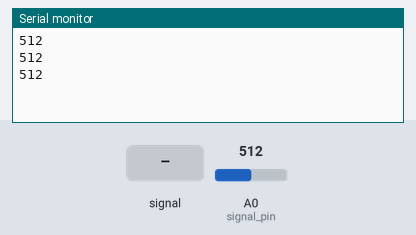
Recording of a sketch running on a simulated Arduino Uno, built with avr-gcc and run on an emulated ATmega328P. Parts: the last lines printed to the serial monitor. Inputs (shaded band) come from the test bench; at power-on: A0 (signal_pin) = 512.

Above: at 1.3 s.
1.4 s: A0 (signal_pin) fed a 200 Hz sine of ±81 counts around its level
At 1.9 s:
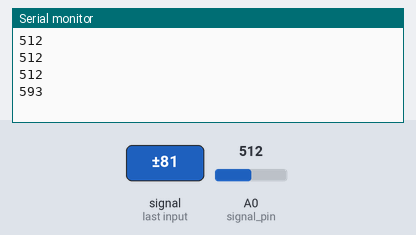
2.9 s: A0 (signal_pin) set to 716
At 3.4 s:
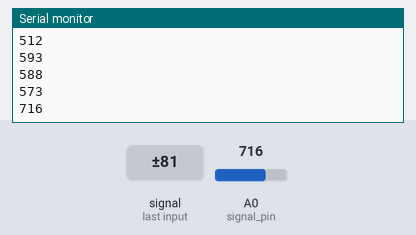
4.4 s: A0 (signal_pin) fed a 1000 Hz sine of ±255 counts around its level
At 4.9 s:
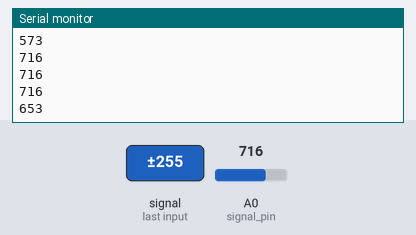
5.9 s: A0 (signal_pin) set to 900
At 6.4 s:
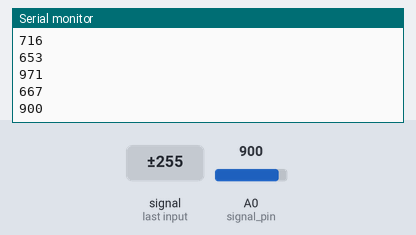
Timing chart, 0 to 8.4 s (numbered marks = the images above; inputs shaded):
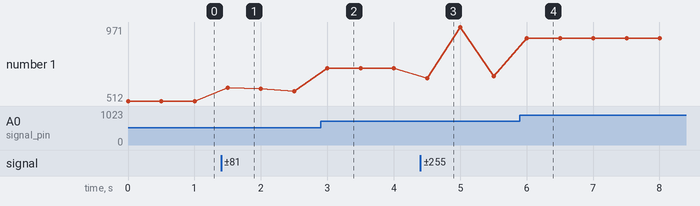

Measured:
- after the input at 1.4 s, the serial monitor: prints a new line after 0.10 s (image 1)
- after the input at 2.9 s, the serial monitor: prints a new line after 0.10 s (image 2)
- after the input at 4.4 s, the serial monitor: prints a new line after 0.10 s (image 3)
- after the input at 5.9 s, the serial monitor: prints a new line after 0.10 s (image 4)
- plotted number 1: 512 → 573 after the input at 1.4 s, 573 → 716 after the input at 2.9 s, 716 → 667 after the input at 4.4 s, 667 → 900 after the input at 5.9 s

The sketch:

rx.ino
```cpp
#define signal_pin A0
int value;
void setup() {
  // put your setup code here, to run once:
Serial.begin(9600);
}

void loop() {
  // put your main code here, to run repeatedly:
  value = analogRead(signal_pin);
  Serial.println(value);
  delay(500);

}
```
